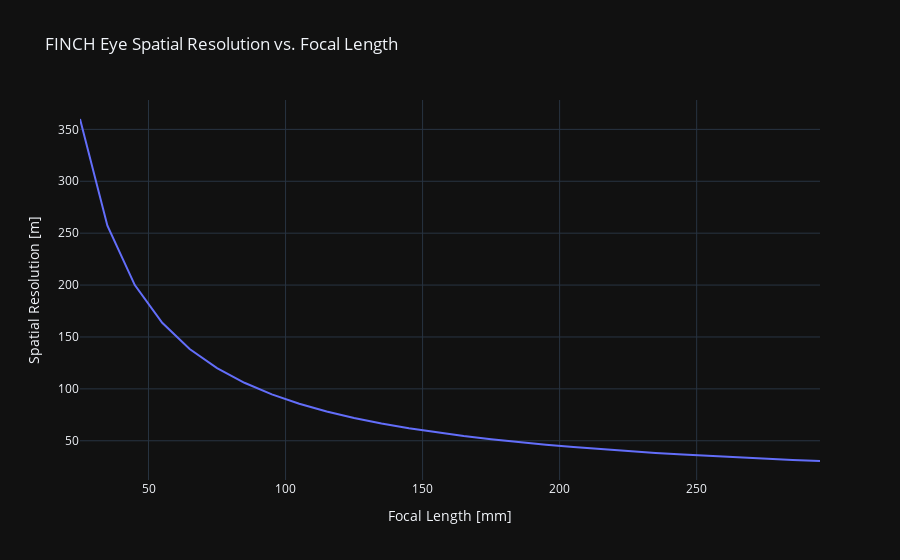
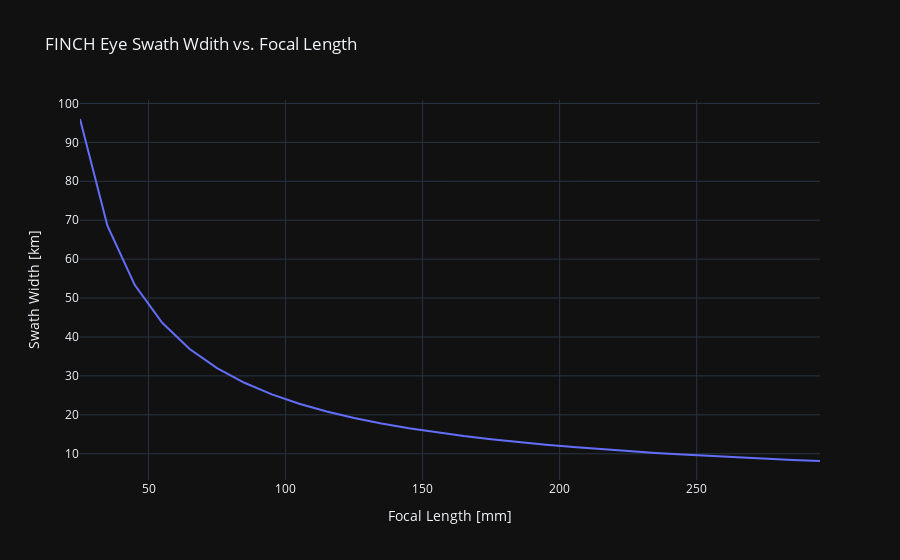

Write notebook code for charts like these, in order.
### Code cell
data = {
    f"Focal Length [{focal_length.unit}]": focal_length,
    f"Spatial Resolution [{sensor_spatial_resolution.unit}]": sensor_spatial_resolution,
}

data2 = {
    f"Focal Length [{focal_length.unit}]": focal_length,
    f"Swath Width [{swath_width.unit}]" : swath_width,
}

df = pd.DataFrame.from_dict(data=data)
graph = plot.line(
    df=df,
    x=f"Focal Length [{focal_length.unit}]",
    y=f"Spatial Resolution [{sensor_spatial_resolution.unit}]",
    title="FINCH Eye Spatial Resolution vs. Focal Length",
    dark=True,
)

df2 = pd.DataFrame.from_dict(data=data2)
graph2 = plot.line(
    df=df2,
    x=f"Focal Length [{focal_length.unit}]",
    y=f"Swath Width [{swath_width.unit}]",
    title="FINCH Eye Swath Wdith vs. Focal Length",
    dark=True,
)
graph.show()
display(df)
graph2.show()
display(df2)

### Figure 1 — Plotly figure (JSON) as saved in the notebook; plotly's stock layout.template omitted (floating-point values rounded to 4 significant figures)
{"data": [{"hovertemplate": "Focal Length [mm]=%{x}<br>Spatial Resolution [m]=%{y}<extra></extra>", "legendgroup": "", "line": {"color": "#636efa", "dash": "solid"}, "marker": {"symbol": "circle"}, "mode": "lines", "name": "", "orientation": "v", "showlegend": false, "type": "scatter", "x": [25, 35, 45, 55, 65, 75, 85, 95, 105, 115, 125, 135, 145, 155, 165, 175, 185, 195, 205, 215, 225, 235, 245, 255, 265, 275, 285, 295], "xaxis": "x", "y": [360, 257.1, 200.0, 163.6, 138.5, 120.0, 105.9, 94.74, 85.71, 78.26, 72.0, 66.67, 62.07, 58.06, 54.55, 51.43, 48.65, 46.15, 43.9, 41.86, 40, 38.3, 36.73, 35.29, 33.96, 32.73, 31.58, 30.51], "yaxis": "y"}], "layout": {"legend": {"tracegroupgap": 0}, "title": {"text": "FINCH Eye Spatial Resolution vs. Focal Length"}, "xaxis": {"anchor": "y", "domain": [0, 1], "title": {"text": "Focal Length [mm]"}}, "yaxis": {"anchor": "x", "domain": [0, 1], "title": {"text": "Spatial Resolution [m]"}}}}

### Figure 2 — Plotly figure (JSON) as saved in the notebook; plotly's stock layout.template omitted (floating-point values rounded to 4 significant figures)
{"data": [{"hovertemplate": "Focal Length [mm]=%{x}<br>Swath Width [km]=%{y}<extra></extra>", "legendgroup": "", "line": {"color": "#636efa", "dash": "solid"}, "marker": {"symbol": "circle"}, "mode": "lines", "name": "", "orientation": "v", "showlegend": false, "type": "scatter", "x": [25, 35, 45, 55, 65, 75, 85, 95, 105, 115, 125, 135, 145, 155, 165, 175, 185, 195, 205, 215, 225, 235, 245, 255, 265, 275, 285, 295], "xaxis": "x", "y": [96, 68.57, 53.33, 43.64, 36.92, 32, 28.24, 25.26, 22.86, 20.87, 19.2, 17.78, 16.55, 15.48, 14.55, 13.71, 12.97, 12.31, 11.71, 11.16, 10.67, 10.21, 9.796, 9.412, 9.057, 8.727, 8.421, 8.136], "yaxis": "y"}], "layout": {"legend": {"tracegroupgap": 0}, "title": {"text": "FINCH Eye Swath Wdith vs. Focal Length"}, "xaxis": {"anchor": "y", "domain": [0, 1], "title": {"text": "Focal Length [mm]"}}, "yaxis": {"anchor": "x", "domain": [0, 1], "title": {"text": "Swath Width [km]"}}}}
